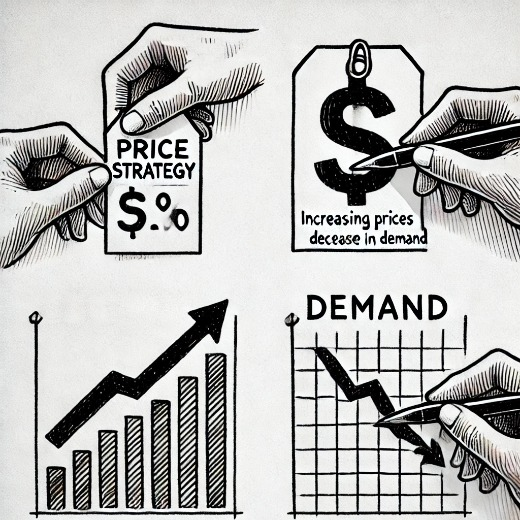
#> input picture photo/price_strategy.jpg, 520 x 520 px, found by its file name
$ jupyter execute --allow-errors data_center_operation_part2.ipynb
#> lines starting #> are read from the running program, lines starting #| are printed output that depends on the picture
# Optimizing a data center operation

## Problem Overview

[cell 1]
from PIL import Image
import requests
from io import BytesIO

img = Image.open(BytesIO(requests.get('https://github.com/Tayerquach/data_center_operations/blob/master/photo/price_strategy.jpg?raw=true').content))
#> img is the input picture: PIL image 520x520 RGB; mean R, G, B 185.2, 185.3, 184.1
resized_img = img.resize((360,360))
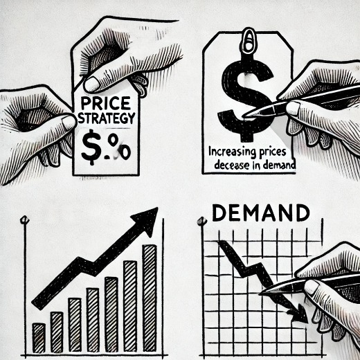
#> resized_img: PIL image 360x360 RGB; mean R, G, B 185.4, 185.5, 184.3
resized_img

**Data center operation management** is a combination of complex and challenging tasks.

In this scenario, there is one decision-maker responsible for managing four data centers. Each data center can contain two types of servers: CPU servers and GPU servers. The decision-maker’s goal is to maximize profit while adhering to a key constraint: each data center has a fixed slot capacity. To achieve this goal, the decision-maker can take five actions at each discrete time-step: buy a server, move a server from one data-center to another, hold a server as it is, dismiss a server, and set the price for any segment of demand.

For more infomarion about data center, servers, demand, please refer to the first part of this optimisation problem at [data center operation optimisation - part 1](https://github.com/Tayerquach/data_center_operations/blob/master/Data_center_operation_part1.ipynb).

In this part, we will introduce the new action "price strategy" and its related information.
Price elasticity theory was once the haunt of classical economists, with loose applications in the real world. Today, many logistics companies, with their sheer volume of data and surge algorithms, are able to continuously triangulate price elasticities in real time to manipulate demand, moment-to-moment.

In order to understand more about this price elasticity, we back in understanding demand. Both theoretical economists and business people alike represent and measure demand using the [demand curve](https://github.com/Tayerquach/data_center_operations/blob/master/photo/demand_curve.png), which is formally defined as the graphical representation of the relationship between price and the quantity demanded at any given point in time.

[cell 2]
img = Image.open(BytesIO(requests.get('https://github.com/Tayerquach/data_center_operations/blob/master/photo/demand_curve_theory.jpg?raw=true').content))
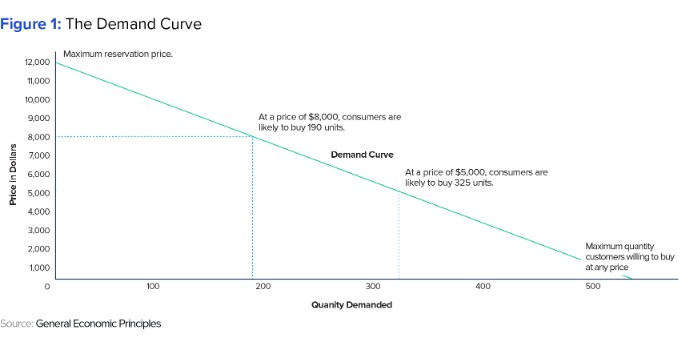
#> input picture photo/demand_curve_theory.jpg, 690 x 351 px, found by its file name
#> img is the input picture: PIL image 690x351 RGB; mean R, G, B 250.3, 250.8, 250.9
img
